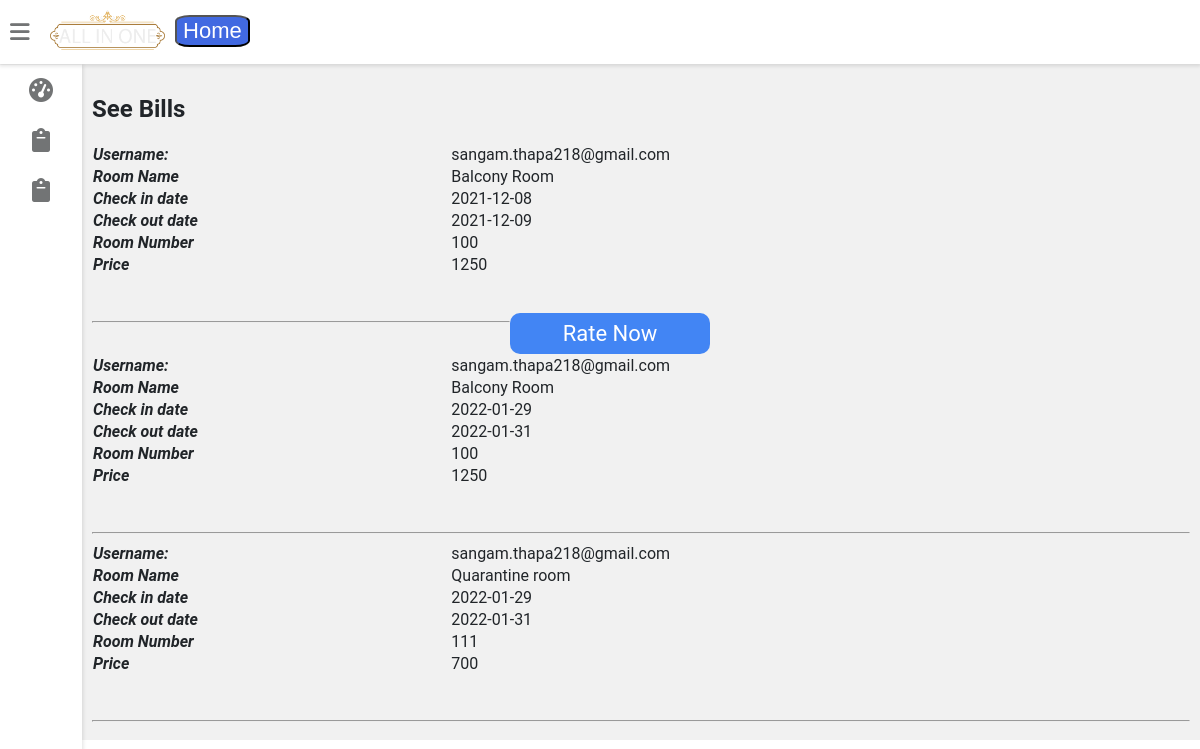
/allinonehotel/user/see_bills.php (signed in), run on the app's committed database.
### tables this page shows
CREATE TABLE `bookings` (
  `id` int(11) NOT NULL,
  `room_name` tinytext NOT NULL,
  `username` tinytext NOT NULL,
  `check_in_date` varchar(14) NOT NULL,
  `check_out_day` varchar(14) NOT NULL,
  `room_number` int(11) NOT NULL DEFAULT 0,
  `price` float NOT NULL DEFAULT 0,
  `seen` tinyint(1) NOT NULL DEFAULT 0,
  `ratings` varchar(3) NOT NULL DEFAULT '-1',
  `user_id` int(11) NOT NULL DEFAULT 0,
  `status` tinyint(1) NOT NULL DEFAULT 0,
  `payment_date` varchar(14) NOT NULL DEFAULT '0'
);

### allinonehotel/classes/index.php (called while the page is built, shortened)
<?php
class DBConnect{
    private $host = "localhost";
    private $user = "root";
    private $password = "";
    private $dbname = "7sem_project";
    function __construct(){
        $sql="Create Database if not exists $this->dbname";
        $this->dsn='mysql:host=' . $this->host;
        try {
            $pdo = new PDO($this->dsn, $this->user, $this->password);
            $pdo->setAttribute(PDO::ATTR_DEFAULT_FETCH_MODE, PDO::FETCH_ASSOC);
            $stmt=$pdo->prepare($sql);
            if($stmt->execute()){
                $this->create_table();
            }
            else{
            }
        }
        catch (PDOException $e) {
            echo "<script>alert('DB Connection failed.Please contact DB administrator');</script>";
        }
    }
    public function create_table(){
        $sql="create table if not exists food( id int not null auto_increment unique, food_name varchar(80) not null primary key, cost double not null, food_photo varchar(100) not null ,category INT NOT NULL);";
         $sql.="CREATE table if not exists food_category( id int not null auto_increment unique, category varchar(80) not null primary key );";
        $statement=$this->prepare_stmt($sql);
              $statement->execute();
    }
    public function connection(){
        try{
            $this->dsn='mysql:host=' . $this->host.';dbname='.$this->dbname;
            $pdo=new PDO($this->dsn,$this->user,$this->password);
            $pdo->setAttribute(PDO::ATTR_DEFAULT_FETCH_MODE, PDO::FETCH_ASSOC);
            return $pdo;
        }
        catch(PDOException $e){
            echo "<script>alert('Database connectivity failed .Call administrator.');</script>";
        }
    }
    private function prepare_stmt($sql){
        $statement=$this->connection()->prepare($sql);
        return $statement;
    }
    public function own_query($sql){
        $statement=$this->prepare_stmt($sql);
        try{
            $statement->execute();
            $result=$statement->fetchAll();
            return $result;
        }
        catch(PDOException $e){
            return [];
        }
    }
}
?>

### allinonehotel/user/see_bills.php (the view, shortened to what this page needs)
<?php
include_once "../dashboard-components/dashboard.php";
include_once "../classes/index.php";
$conn=new DBConnect();
echo "<div class='wrapper'>";
echo "<h2>See Bills</h2>";
  $sql="Select * from bookings where username='".$_COOKIE['logged']."'";
  $result=$conn->own_query($sql);
  if(count($result)>=1){
      foreach($result as $row){
        echo "<table><tr><td><strong><i>Username:</i></strong></td><td>".$row["username"]."</td></tr>";
        echo "<tr><td><strong><i>Room Name</i></strong></td><td>".$row["room_name"]."</td></tr>";
        echo "<tr><td><strong><i>Check in date</i></strong></td><td>".$row["check_in_date"]."</td></tr>";
        echo "<tr><td><strong><i>Check out date</i></strong></td><td>".$row["check_out_day"]."</td></tr>";
        echo "<tr><td><strong><i>Room Number</i></strong></td><td>".$row["room_number"]."</td></tr>";
        echo "<tr><td><strong><i>Price</i></strong></td><td>";
        if($row["price"]=="0"){
          echo "Under Package";
        }
        else{
          echo $row["price"];
        }
        echo "</td></tr></table><br><br>";
        if($row["ratings"]=="-1"){
            echo "<a style='
            min-width:200px;
            text-align:center;
            text-decoration:none;
            padding:8px 10px;
            background: #4285f4;
            color: white;
            font-size: 22px;
            float:right;
            margin-right:40vw;
            border-radius: 10px;' href='../user/ratings.php?room_name=".$row["room_name"]."&id=".$row["id"]."'>Rate Now</a>";
        }
       echo "</span><hr>";
      }
  }
  else{
    echo "Error occured";
  }
echo "</div>";
?>

### allinonehotel/dashboard-components/dashboard.css (style rules this page uses)
:root { --primary-color: #4834d4; --success-color: #6ab04c; --warning-color: #f0932b; --danger-color: #eb4d4b; --light-color: #212529; --light-second-color: #727475; --light-background: #ffffff; --light-second-background: #f1f1f1; --dark-color: #909090; --dark-second-color: #f5f6fa; --dark-background: #23242D; --dark-second-background: #181818; }
.light { --main-bg-color: var(--light-background); --second-bg-color: var(--light-second-background); --main-color: var(--light-color); --second-color: var(--light-second-color); }
* { box-sizing: border-box; }
body { font-family: 'Roboto', sans-serif; background: var(--main-bg-color); color: var(--main-color); margin: 0; }
.wrapper { padding: 10px; margin-left: 82px; padding-top: 75px; background: var(--second-bg-color); transition: margin-left .5s; }
table { border-collapse: collapse; width: 100%; }
table td { border-top: 1px solid var(--second-bg-color); }

### data on the page
bookings: username "sangam.thapa218@gmail.com", room_name "Balcony Room", check_in_date "2021-12-08", check_out_day "2021-12-09", room_number "100", price "1250"
bookings: username "sangam.thapa218@gmail.com", room_name "Balcony Room", check_in_date "2022-01-29", check_out_day "2022-01-31", room_number "100", price "1250"
bookings: username "sangam.thapa218@gmail.com", room_name "Quarantine room", check_in_date "2022-01-29", check_out_day "2022-01-31", room_number "111", price "700"
